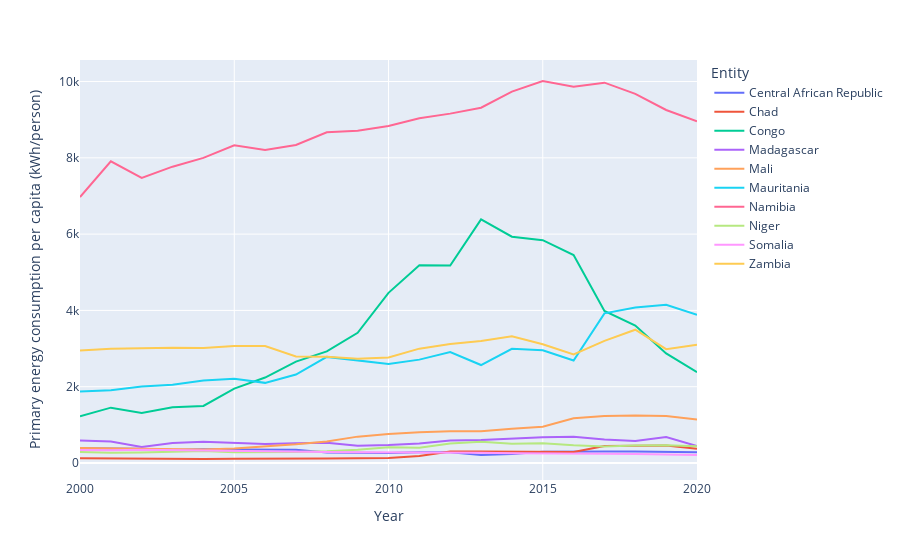

The cell this chart's notebook holds for it:
### Code cell
import plotly.express as px

fig2 = px.line(df2, x='Year', y='Primary energy consumption per capita (kWh/person)', color="Entity")
fig2.show()

### Figure 1 — Plotly figure (JSON) as saved in the notebook; plotly's stock layout.template omitted (floating-point values rounded to 4 significant figures)
{"data": [{"hovertemplate": "Entity=Central African Republic<br>Year=%{x}<br>Primary energy consumption per capita (kWh/person)=%{y}<extra></extra>", "legendgroup": "Central African Republic", "line": {"color": "#636efa", "dash": "solid"}, "marker": {"symbol": "circle"}, "mode": "lines", "name": "Central African Republic", "orientation": "v", "showlegend": true, "type": "scatter", "x": [2000, 2001, 2002, 2003, 2004, 2005, 2006, 2007, 2008, 2009, 2010, 2011, 2012, 2013, 2014, 2015, 2016, 2017, 2018, 2019, 2020], "xaxis": "x", "y": [384.7, 386.3, 373.6, 342.8, 359.3, 352.1, 358.0, 349.3, 276.6, 260.6, 260.0, 279.5, 282.5, 206.8, 238.2, 297.0, 307.3, 301.7, 302.5, 299.2, 280.7], "yaxis": "y"}, {"hovertemplate": "Entity=Chad<br>Year=%{x}<br>Primary energy consumption per capita (kWh/person)=%{y}<extra></extra>", "legendgroup": "Chad", "line": {"color": "#EF553B", "dash": "solid"}, "marker": {"symbol": "circle"}, "mode": "lines", "name": "Chad", "orientation": "v", "showlegend": true, "type": "scatter", "x": [2000, 2001, 2002, 2003, 2004, 2005, 2006, 2007, 2008, 2009, 2010, 2011, 2012, 2013, 2014, 2015, 2016, 2017, 2018, 2019, 2020], "xaxis": "x", "y": [125.0, 116.0, 110.6, 105.1, 105.9, 109.6, 107.3, 114.5, 116.0, 122.1, 130.9, 180.9, 302.6, 302.9, 303.7, 298.3, 286.6, 446.3, 457.1, 458.2, 372.5], "yaxis": "y"}, {"hovertemplate": "Entity=Congo<br>Year=%{x}<br>Primary energy consumption per capita (kWh/person)=%{y}<extra></extra>", "legendgroup": "Congo", "line": {"color": "#00cc96", "dash": "solid"}, "marker": {"symbol": "circle"}, "mode": "lines", "name": "Congo", "orientation": "v", "showlegend": true, "type": "scatter", "x": [2000, 2001, 2002, 2003, 2004, 2005, 2006, 2007, 2008, 2009, 2010, 2011, 2012, 2013, 2014, 2015, 2016, 2017, 2018, 2019, 2020], "xaxis": "x", "y": [1227.0, 1451.0, 1312.0, 1459.0, 1496.0, 1951.0, 2241.0, 2658.0, 2927.0, 3412.0, 4460.0, 5187.0, 5175.0, 6386.0, 5932.0, 5841.0, 5450.0, 3985.0, 3605.0, 2874.0, 2380.0], "yaxis": "y"}, {"hovertemplate": "Entity=Madagascar<br>Year=%{x}<br>Primary energy consumption per capita (kWh/person)=%{y}<extra></extra>", "legendgroup": "Madagascar", "line": {"color": "#ab63fa", "dash": "solid"}, "marker": {"symbol": "circle"}, "mode": "lines", "name": "Madagascar", "orientation": "v", "showlegend": true, "type": "scatter", "x": [2000, 2001, 2002, 2003, 2004, 2005, 2006, 2007, 2008, 2009, 2010, 2011, 2012, 2013, 2014, 2015, 2016, 2017, 2018, 2019, 2020], "xaxis": "x", "y": [591.2, 563.0, 422.2, 524.8, 554.3, 521.0, 498.3, 516.4, 531.5, 455.5, 469.3, 511.4, 587.7, 600.3, 635.0, 676.7, 691.4, 617.7, 579.6, 678.7, 447.5], "yaxis": "y"}, {"hovertemplate": "Entity=Mali<br>Year=%{x}<br>Primary energy consumption per capita (kWh/person)=%{y}<extra></extra>", "legendgroup": "Mali", "line": {"color": "#FFA15A", "dash": "solid"}, "marker": {"symbol": "circle"}, "mode": "lines", "name": "Mali", "orientation": "v", "showlegend": true, "type": "scatter", "x": [2000, 2001, 2002, 2003, 2004, 2005, 2006, 2007, 2008, 2009, 2010, 2011, 2012, 2013, 2014, 2015, 2016, 2017, 2018, 2019, 2020], "xaxis": "x", "y": [391.8, 384.6, 360.9, 350.7, 353.0, 378.3, 429.6, 489.2, 565.2, 691.6, 757.4, 804.1, 830.4, 830.3, 899.2, 952.8, 1172.0, 1234.0, 1244.0, 1232.0, 1143.0], "yaxis": "y"}, {"hovertemplate": "Entity=Mauritania<br>Year=%{x}<br>Primary energy consumption per capita (kWh/person)=%{y}<extra></extra>", "legendgroup": "Mauritania", "line": {"color": "#19d3f3", "dash": "solid"}, "marker": {"symbol": "circle"}, "mode": "lines", "name": "Mauritania", "orientation": "v", "showlegend": true, "type": "scatter", "x": [2000, 2001, 2002, 2003, 2004, 2005, 2006, 2007, 2008, 2009, 2010, 2011, 2012, 2013, 2014, 2015, 2016, 2017, 2018, 2019, 2020], "xaxis": "x", "y": [1872.0, 1907.0, 2004.0, 2054.0, 2162.0, 2207.0, 2101.0, 2318.0, 2782.0, 2688.0, 2595.0, 2710.0, 2906.0, 2568.0, 2994.0, 2955.0, 2688.0, 3923.0, 4074.0, 4149.0, 3885.0], "yaxis": "y"}, {"hovertemplate": "Entity=Namibia<br>Year=%{x}<br>Primary energy consumption per capita (kWh/person)=%{y}<extra></extra>", "legendgroup": "Namibia", "line": {"color": "#FF6692", "dash": "solid"}, "marker": {"symbol": "circle"}, "mode": "lines", "name": "Namibia", "orientation": "v", "showlegend": true, "type": "scatter", "x": [2000, 2001, 2002, 2003, 2004, 2005, 2006, 2007, 2008, 2009, 2010, 2011, 2012, 2013, 2014, 2015, 2016, 2017, 2018, 2019, 2020], "xaxis": "x", "y": [6972.0, 7907.0, 7473.0, 7768.0, 7998.0, 8330.0, 8204.0, 8337.0, 8670.0, 8712.0, 8835.0, 9036.0, 9159.0, 9314.0, 9736.0, 10010.0, 9861.0, 9970.0, 9676.0, 9254.0, 8960.0], "yaxis": "y"}, {"hovertemplate": "Entity=Niger<br>Year=%{x}<br>Primary energy consumption per capita (kWh/person)=%{y}<extra></extra>", "legendgroup": "Niger", "line": {"color": "#B6E880", "dash": "solid"}, "marker": {"symbol": "circle"}, "mode": "lines", "name": "Niger", "orientation": "v", "showlegend": true, "type": "scatter", "x": [2000, 2001, 2002, 2003, 2004, 2005, 2006, 2007, 2008, 2009, 2010, 2011, 2012, 2013, 2014, 2015, 2016, 2017, 2018, 2019, 2020], "xaxis": "x", "y": [285.4, 270.0, 277.3, 294.5, 311.8, 283.5, 275.1, 285.5, 305.8, 347.0, 413.8, 400.1, 512.0, 554.5, 506.6, 514.9, 462.7, 433.1, 460.2, 468.5, 442.4], "yaxis": "y"}, {"hovertemplate": "Entity=Somalia<br>Year=%{x}<br>Primary energy consumption per capita (kWh/person)=%{y}<extra></extra>", "legendgroup": "Somalia", "line": {"color": "#FF97FF", "dash": "solid"}, "marker": {"symbol": "circle"}, "mode": "lines", "name": "Somalia", "orientation": "v", "showlegend": true, "type": "scatter", "x": [2000, 2001, 2002, 2003, 2004, 2005, 2006, 2007, 2008, 2009, 2010, 2011, 2012, 2013, 2014, 2015, 2016, 2017, 2018, 2019, 2020], "xaxis": "x", "y": [340.1, 332.4, 346.4, 334.1, 322.4, 314.7, 307.7, 302.8, 291.0, 283.2, 283.1, 278.7, 274.6, 265.8, 256.7, 257.5, 253.8, 244.0, 236.3, 227.6, 212.1], "yaxis": "y"}, {"hovertemplate": "Entity=Zambia<br>Year=%{x}<br>Primary energy consumption per capita (kWh/person)=%{y}<extra></extra>", "legendgroup": "Zambia", "line": {"color": "#FECB52", "dash": "solid"}, "marker": {"symbol": "circle"}, "mode": "lines", "name": "Zambia", "orientation": "v", "showlegend": true, "type": "scatter", "x": [2000, 2001, 2002, 2003, 2004, 2005, 2006, 2007, 2008, 2009, 2010, 2011, 2012, 2013, 2014, 2015, 2016, 2017, 2018, 2019, 2020], "xaxis": "x", "y": [2951.0, 2998.0, 3006.0, 3020.0, 3013.0, 3068.0, 3064.0, 2793.0, 2787.0, 2735.0, 2768.0, 2998.0, 3117.0, 3199.0, 3323.0, 3115.0, 2847.0, 3202.0, 3495.0, 2984.0, 3099.0], "yaxis": "y"}], "layout": {"legend": {"title": {"text": "Entity"}, "tracegroupgap": 0}, "margin": {"t": 60}, "xaxis": {"anchor": "y", "domain": [0, 1], "title": {"text": "Year"}}, "yaxis": {"anchor": "x", "domain": [0, 1], "title": {"text": "Primary energy consumption per capita (kWh/person)"}}}}
